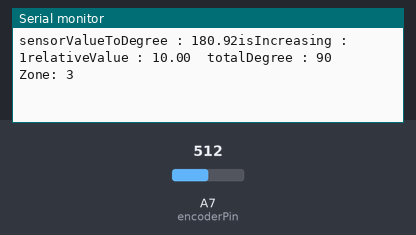
The sketch below on a simulated Arduino Leonardo, built with avr-gcc and run on an emulated ATmega32U4. Shown: the last lines printed to the serial monitor. The test bench sets the inputs (shaded band); at power-on: A7 (encoderPin) = 512. USB keyboard and mouse output is not drawn.

Above: at 1.2 s.
1.3 s: A7 (encoderPin) set to 345
At 1.8 s:
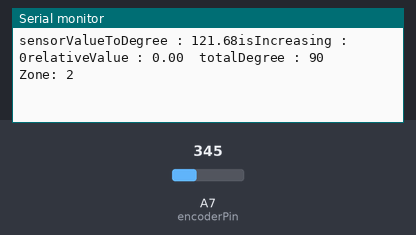
4.3 s: A7 (encoderPin) set to 511
At 5.1 s:
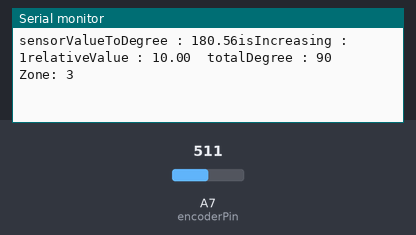
7.3 s: A7 (encoderPin) set to 306
At 8.0 s:
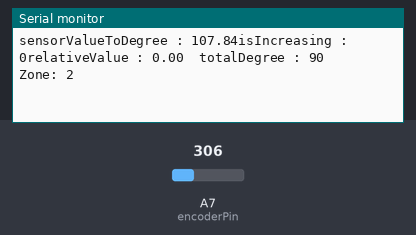
Timing chart, 0 to 9.1 s (numbered marks = the images above; inputs shaded):
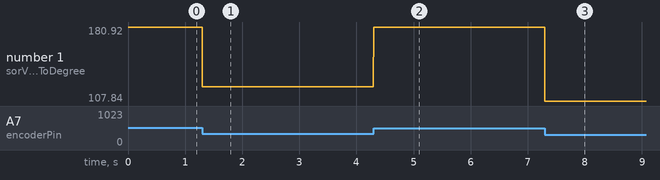

Measured:
- after the input at 1.3 s, the serial monitor: prints a new line at once (image 1)
- after the input at 4.3 s, the serial monitor: prints a new line at once (image 2)
- after the input at 7.3 s, the serial monitor: prints a new line at once (image 3)
- plotted number 1: 180.92 → 121.68 after the input at 1.3 s, 121.68 → 180.56 after the input at 4.3 s, 180.56 → 107.84 after the input at 7.3 s

The sketch:

joystick-absoluteOnly.ino
```cpp
#include "HID-Project.h"

boolean debugMode = true;

boolean antiClockWise = true;
bool isIncreasing = true;

int trickerPin = A0;
int trickerPinValue = 0;
int encoderPin = 7;
boolean isHomeSet = false;
boolean isTrigger = false;
long currMillis;
long prevMillis = 0;

long interval = 50;

float sensorValue;
float sensorValueToDegree;
int selectedDegree = 360;
int totalDegree = 90;
int homeDegree = 0;
int prevValue = 0;
int roundLargerThan360 = 0;
float relativeValue = 0;
boolean isWithingChangingZone = false;
boolean isRound = false;
float middleLeftLevel, middleRightLevel, leftMostLevel, rightMostLevel, leftLevel, rightLevel;


int prevCommand;
void setup() {
  Serial.begin(115200);
  encoderSetup();
}


void loop() {
  currMillis = millis();
 // if (isHomeSet) {
    encoderLoop();
 // } else {
   // sensorLoop();
 // }
}
```

encoder.ino
```cpp
void encoderSetup() {
  Gamepad.begin();
}

void encoderLoop() {
  sensorValue = analogRead(encoderPin);
  sensorValueToDegree = mapfloat(sensorValue * 1.0, 2.0, 1014.0, 0.0, 359.99);
  float bufferDegree = 10;
  float buf = prevValue - sensorValueToDegree;
  if (abs(buf) > bufferDegree) {
    /*
      if (sensorValueToDegree > 240 || sensorValueToDegree < 120) {
      isWithingChangingZone = true;
      } else {
      isWithingChangingZone = false;
      isRound = false;
      }
    */
    if (antiClockWise) {
      if (buf < -bufferDegree) {
        isIncreasing = true;
        relativeValue += bufferDegree;
        /*
          if (prevValue > 240 && !isRound && isWithingChangingZone) {
          roundLargerThan360 ++;
          isRound = true;
          }
        */
      }
      else {
        isIncreasing = false;
        if (relativeValue < bufferDegree) {
          relativeValue = 0;
        } else {
          relativeValue -= bufferDegree;
        }
        /*
          if (prevValue < 120 && roundLargerThan360 > 0  && !isRound && isWithingChangingZone) {
          roundLargerThan360 --;
          isRound = true;
          }
        */
      }
    } else {
      if (buf > -bufferDegree) {
        isIncreasing = true;
        relativeValue += bufferDegree;
        /*
          if (prevValue > 240 && !isRound && isWithingChangingZone) {
          roundLargerThan360 ++;
          isRound = true;
          }
        */
      }
      else {
        isIncreasing = false;
        if (relativeValue < bufferDegree) {
          relativeValue = 0;
        } else {
          relativeValue -= bufferDegree;
        }
        /*
          if (prevValue < 120 && roundLargerThan360 > 0  && !isRound && isWithingChangingZone) {
          roundLargerThan360 --;
          isRound = true;
          }
        */
      }
    }
    prevValue = sensorValueToDegree;
  }

  if (relativeValue > totalDegree) {
    totalDegree = relativeValue;
  }

  if (debugMode) {
    Serial.print("sensorValueToDegree : ");
    Serial.print(sensorValueToDegree);
    Serial.print("isIncreasing : ");
    Serial.print(isIncreasing);
    Serial.print("relativeValue : ");
    Serial.print(relativeValue);
    Serial.print("\t");
    Serial.print("totalDegree : ");
    Serial.print(totalDegree);
  }

  //float fixedDegree = map(sensorValueToDegree, 0, totalDegree, 0, 359.99);
  float correctedDegree;
/*
  if (sensorValueToDegree > 340 && !isIncreasing && prevCommand != 5) {
    sensorValueToDegree = 5;
  }else  if (sensorValueToDegree > 340 && isIncreasing) {
    sensorValueToDegree = 340;
  }
  if (sensorValueToDegree < 10 && isIncreasing) {
    sensorValueToDegree = 340;
  }*/

  if (sensorValueToDegree > 320 && prevCommand == 5) {
    sensorValueToDegree = 340;
  }
  if (sensorValueToDegree < 20 && prevCommand == 5) {
    sensorValueToDegree = 340;
  }

  if (sensorValueToDegree < 20 && prevCommand == 1) {
    sensorValueToDegree = 5;
  }
    if (sensorValueToDegree > 320 && prevCommand == 1) {
    sensorValueToDegree = 5;
  }

  //Gamepad.xAxis(levelMapping(sensorValueToDegree));
  Gamepad.releaseAll();
  Gamepad.press(dpadMapping(sensorValueToDegree));
  Gamepad.write();
}

int levelMapping(float degreeValue)
{
  int levelValue;

  leftMostLevel = 5;
  rightMostLevel = 355;
  selectedDegree = rightMostLevel;
  leftLevel = selectedDegree / 5;
  rightLevel = rightMostLevel - (selectedDegree / 5);
  middleLeftLevel = leftLevel + (selectedDegree / 5);
  middleRightLevel = rightLevel - (selectedDegree / 5);

  if ( degreeValue >= leftMostLevel && degreeValue < leftLevel ) {
    levelValue = 0;
    //int16_t degreeToJoystickValue = map(levelValue, 0, 360, -32768, 32767);
    int16_t degreeToJoystickValue = map(levelValue, 0, 360, -32768, 32767);
    if (debugMode) {
      Serial.print("\t");
      Serial.print("leftMostLevel");
      Serial.print("\t");
      Serial.print("JoyStickValue : ");
      Serial.println(levelValue);
    }
    return degreeToJoystickValue;
  }
  if ( degreeValue > leftLevel && degreeValue < middleLeftLevel ) {
    levelValue = 90;
    int16_t degreeToJoystickValue = map(levelValue, 0, 360, -32768, 32767);
    if (debugMode) {
      Serial.print("\t");
      Serial.print("leftLevel");
      Serial.print("\t");
      Serial.print("JoyStickValue : ");
      Serial.println(levelValue);
    }
    return degreeToJoystickValue;
  }
  if ( degreeValue > middleLeftLevel && degreeValue < middleRightLevel ) {
    levelValue = 180;
    int16_t degreeToJoystickValue = 0;
    if (debugMode) {
      Serial.print("\t");
      Serial.print("middleLevel");
      Serial.print("\t");
      Serial.print("JoyStickValue : ");
      Serial.println(levelValue);
    }
    return degreeToJoystickValue;
  }
  if ( degreeValue > middleRightLevel && degreeValue < rightLevel ) {
    levelValue = 270;
    int16_t degreeToJoystickValue = map(levelValue, 0, 360, -32768, 32767);
    if (debugMode) {
      Serial.print("\t");
      Serial.print("rightLevel");
      Serial.print("\t");
      Serial.print("JoyStickValue : ");
      Serial.println(levelValue);
    }
    return degreeToJoystickValue;
  }
  if ( degreeValue > rightLevel && degreeValue <= rightMostLevel ) {
    levelValue = 360;
    int16_t degreeToJoystickValue = map(levelValue, 0, 360, -32768, 32767);
    if (debugMode) {
      Serial.print("\t");
      Serial.print("rightMostLevel");
      Serial.print("\t");
      Serial.print("JoyStickValue : ");
      Serial.println(levelValue);
    }
    return degreeToJoystickValue;
  }

}


int dpadMapping(float degreeValue)
{
  int levelValue;
  int command;
  leftMostLevel = 5;
  rightMostLevel = 355;
  selectedDegree = rightMostLevel;
  leftLevel = selectedDegree / 5;
  rightLevel = rightMostLevel - (selectedDegree / 5);
  middleLeftLevel = leftLevel + (selectedDegree / 5);
  middleRightLevel = rightLevel - (selectedDegree / 5);
Serial.print("\t Zone: ");

  if ( degreeValue >= leftMostLevel && degreeValue < leftLevel ) {
    levelValue = 0;
    //int16_t degreeToJoystickValue = map(levelValue, 0, 360, -32768, 32767);
    int16_t degreeToJoystickValue = map(levelValue, 0, 360, -32768, 32767);
    Serial.println("1");
    prevCommand = 1;
    return 1;
  }
  if ( degreeValue > leftLevel && degreeValue < middleLeftLevel ) {
    levelValue = 1;
    int16_t degreeToJoystickValue = map(levelValue, 0, 360, -32768, 32767);
    Serial.println("2");
    prevCommand = 2;
    return 2;
  }
  if ( degreeValue > middleLeftLevel && degreeValue < middleRightLevel ) {
    levelValue = 2;
    int16_t degreeToJoystickValue = 0;
    Serial.println("3");
    prevCommand = 3;
    return 3;
  }
  if ( degreeValue > middleRightLevel && degreeValue < rightLevel ) {
    levelValue = 3;

    Serial.println("4");
    prevCommand = 4;
    return 4;
  }
  if ( degreeValue > rightLevel && degreeValue <= rightMostLevel ) {
    levelValue = 4;

    Serial.println("5");
    prevCommand = 5;
    return 5;
  }
  Serial.println("NOT IN ANYTHING");

  return prevCommand;
}


float mapfloat(long x, long in_min, long in_max, long out_min, long out_max)
{
  return (float)(x - in_min) * (out_max - out_min) / (float)(in_max - in_min) + out_min;
}
```

sensor.ino
```cpp
void sensorLoop() {
  trickerPinValue = analogRead(trickerPin);
  if (trickerPinValue > 900 && !isTrigger) {

    if (!isHomeSet) {
      sensorValue = analogRead(encoderPin);
      sensorValueToDegree = map(sensorValue, 2, 1014, 0, 360);
      homeDegree = sensorValueToDegree;
      isHomeSet = true;
      Serial.print("SetHome: ");
      Serial.println(homeDegree);
    }
    isTrigger = true;
    Serial.println("isTrigger");
  }

  if (trickerPinValue < 900)
  {
    isTrigger = false;
  }
}
```
